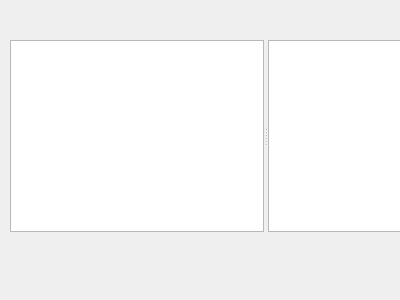
<?xml version="1.0" encoding="UTF-8"?>
<ui version="4.0">
 <class>SplitterDialog</class>
 <widget class="QDialog" name="SplitterDialog">
  <property name="geometry">
   <rect>
    <x>0</x>
    <y>0</y>
    <width>400</width>
    <height>300</height>
   </rect>
  </property>
  <property name="windowTitle">
   <string>Dialog</string>
  </property>
  <widget class="QSplitter" name="splitter">
   <property name="geometry">
    <rect>
     <x>10</x>
     <y>40</y>
     <width>512</width>
     <height>192</height>
    </rect>
   </property>
   <property name="orientation">
    <enum>Qt::Horizontal</enum>
   </property>
   <widget class="QPlainTextEdit" name="plainTextEdit"/>
   <widget class="QPlainTextEdit" name="plainTextEdit_2"/>
  </widget>
 </widget>
 <resources/>
 <connections/>
</ui>
